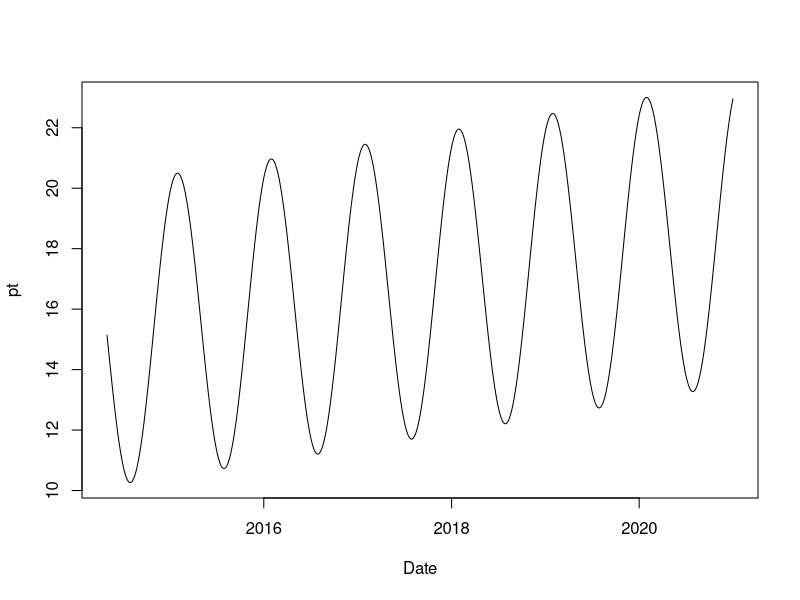

Write R code to recreate this figure.
library(lubridate)

# period
From <- as.Date("2014-05-01")
To <- as.Date("2020-12-31")
Date<-seq(From, To,by="day")

# start numeric date vector on From date's day number
tfrom <-lubridate::yday(From)
tt <- tfrom:(tfrom + length(Date) -1)

viz_par <- c(15, 0.03, 2.437, 4.366, 2)

trigprior <- function(x, prior_par = c(0,0,0,0,0)){
  # default prior is zero
  pri <-  prior_par[1] * exp(prior_par[2]/365 * x) +
          prior_par[3] * sin(prior_par[5] * x * pi/365) +
          prior_par[4] * cos(prior_par[5] * x * pi/365)
  pri
}

pt <- trigprior(tt,prior_par = viz_par)
pt0 <- trigprior(tt)
plot(Date,pt, type = "l")


